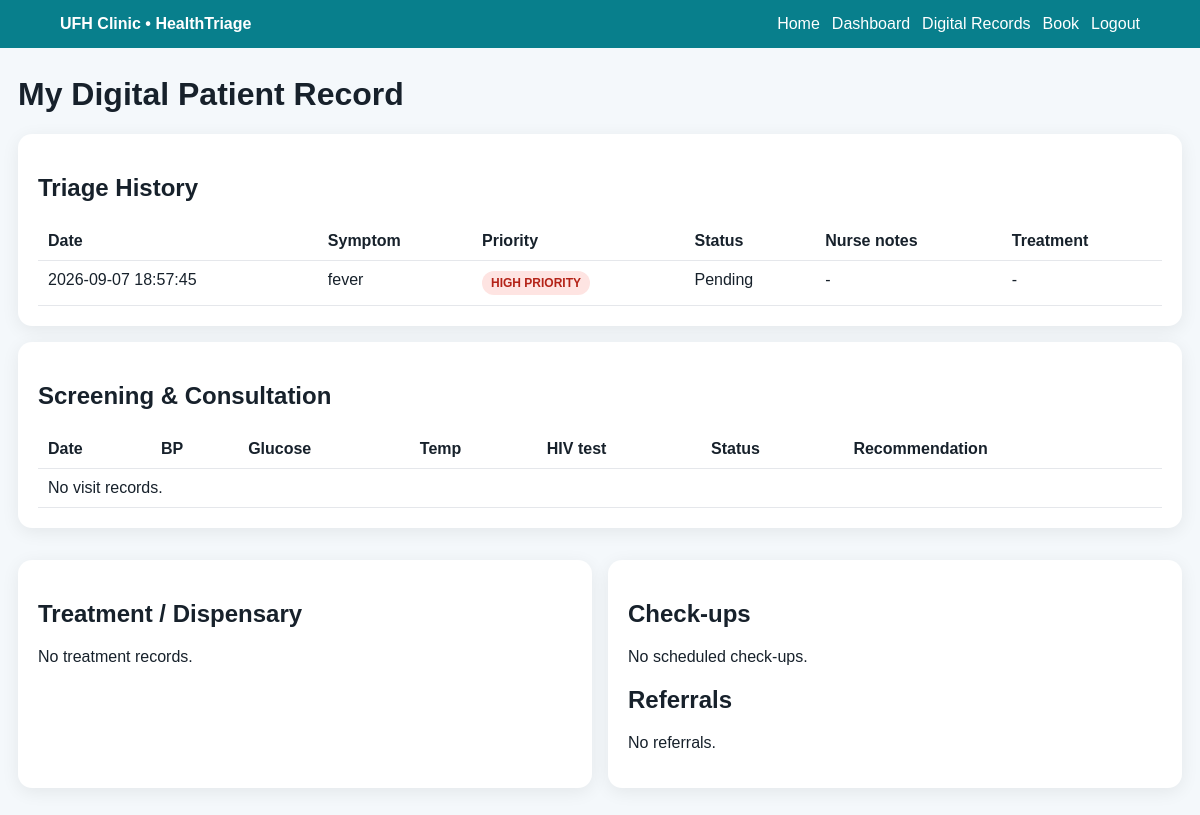
Page /patient/records (signed in) on the committed database.
### tables this page shows
CREATE TABLE triage_records (
        id INTEGER PRIMARY KEY AUTOINCREMENT,
        patient_id INTEGER,
        patient_name TEXT NOT NULL,
        age INTEGER NOT NULL,
        symptom TEXT NOT NULL,
        duration TEXT NOT NULL,
        severity TEXT NOT NULL,
        description TEXT DEFAULT '',
        priority TEXT NOT NULL,
        status TEXT NOT NULL DEFAULT 'Pending',
        nurse_notes TEXT DEFAULT '',
        treatment TEXT DEFAULT '',
        created_at TEXT NOT NULL,
        FOREIGN KEY(patient_id) REFERENCES users(id)
    );

### app.py (the view)
@app.route('/patient/records')
def patient_records():
    d=require_role('patient','patient_login');
    if d:return d
    c=get_db(); uid=session['user_id']; records=c.execute('SELECT * FROM triage_records WHERE patient_id=? ORDER BY created_at DESC',(uid,)).fetchall(); visits=c.execute('SELECT * FROM visits WHERE patient_id=? ORDER BY created_at DESC',(uid,)).fetchall(); meds=c.execute('SELECT * FROM treatment_records WHERE patient_id=? ORDER BY created_at DESC',(uid,)).fetchall(); referrals=c.execute('SELECT * FROM referrals WHERE patient_id=? ORDER BY created_at DESC',(uid,)).fetchall(); checks=c.execute('SELECT * FROM checkups WHERE patient_id=? ORDER BY scheduled_date DESC',(uid,)).fetchall(); c.close()
    return render_template('patientRecords.html',records=records,visits=visits,medications=meds,referrals=referrals,checkups=checks)

### app.py (called while the page is built)
def get_db():
    conn = sqlite3.connect(DB_PATH)
    conn.row_factory = sqlite3.Row
    conn.execute('PRAGMA foreign_keys = ON')
    return conn

def require_role(role, endpoint):
    if session.get('role') != role:
        flash('Please login to continue.', 'error')
        return redirect(url_for(endpoint))
    return None

@app.context_processor
def globals_for_templates():
    return {'services': SERVICES, 'today': date.today().isoformat()}

### templates/patientRecords.html
{% extends 'base.html' %}{% block title %}Digital Patient Records{% endblock %}{% block content %}<h1>My Digital Patient Record</h1><div class="card"><h2>Triage History</h2><table class="table"><tr><th>Date</th><th>Symptom</th><th>Priority</th><th>Status</th><th>Nurse notes</th><th>Treatment</th></tr>{% for r in records %}<tr><td>{{r['created_at']}}</td><td>{{r['symptom']}}</td><td><span class="badge {{r['priority'].split()[0].lower()}}">{{r['priority']}}</span></td><td>{{r['status']}}</td><td>{{r['nurse_notes'] or '-'}}</td><td>{{r['treatment'] or '-'}}</td></tr>{% else %}<tr><td colspan="6">No triage records.</td></tr>{% endfor %}</table></div><div class="card"><h2>Screening & Consultation</h2><table class="table"><tr><th>Date</th><th>BP</th><th>Glucose</th><th>Temp</th><th>HIV test</th><th>Status</th><th>Recommendation</th></tr>{% for v in visits %}<tr><td>{{v['created_at']}}</td><td>{{v['bp_systolic'] or '-'}}/{{v['bp_diastolic'] or '-'}}</td><td>{{v['glucose'] or '-'}}</td><td>{{v['temperature'] or '-'}}</td><td>{{v['hiv_test']}}</td><td>{{v['status']}}</td><td>{{v['treatment_recommendation'] or '-'}}</td></tr>{% else %}<tr><td colspan="7">No visit records.</td></tr>{% endfor %}</table></div><div class="grid"><div class="card"><h2>Treatment / Dispensary</h2>{% for m in medications %}<p><b>{{m['medication']}}</b><br>{{m['dosage']}} {{m['frequency']}}<br>Started: {{m['start_date']}}<br>Review: {{m['next_review_date'] or '-'}}<br>Refill: {{m['next_refill_date'] or '-'}}<br>Source: {{m['source_clinic']}}{% if m['transferred_from_local_clinic'] %} (transferred){% endif %}</p>{% else %}<p>No treatment records.</p>{% endfor %}</div><div class="card"><h2>Check-ups</h2>{% for c in checkups %}<p><b>{{c['checkup_type']}}</b> — {{c['scheduled_date']}} — {{c['status']}}</p>{% else %}<p>No scheduled check-ups.</p>{% endfor %}<h2>Referrals</h2>{% for r in referrals %}<p><b>{{r['referred_to']}}</b> — {{r['reason']}} — {{r['status']}}</p>{% else %}<p>No referrals.</p>{% endfor %}</div></div>{% endblock %}

### templates/base.html (style rules this page uses)
* { box-sizing:border-box }
body { margin:0;font-family:Arial,Helvetica,sans-serif;background:#f4f8fb;color:#17212b }
.grid { display:grid;grid-template-columns:repeat(auto-fit,minmax(240px,1fr));gap:16px }
.card { background:#fff;border-radius:14px;padding:20px;margin:16px 0;box-shadow:0 4px 18px #00000012 }
.badge { display:inline-block;padding:5px 9px;border-radius:999px;font-size:12px;font-weight:800;background:#e2e8f0 }
.high { background:#fee4e2;color:#b42318 }
.table { width:100%;border-collapse:collapse }
.table th,.table td { padding:10px;border-bottom:1px solid #e5e7eb;text-align:left;vertical-align:top }

### rows in the picture
triage_records: created_at "2026-09-07 18:57:45", symptom "fever", priority "HIGH PRIORITY", status "Pending", nurse_notes "-", treatment "-"
